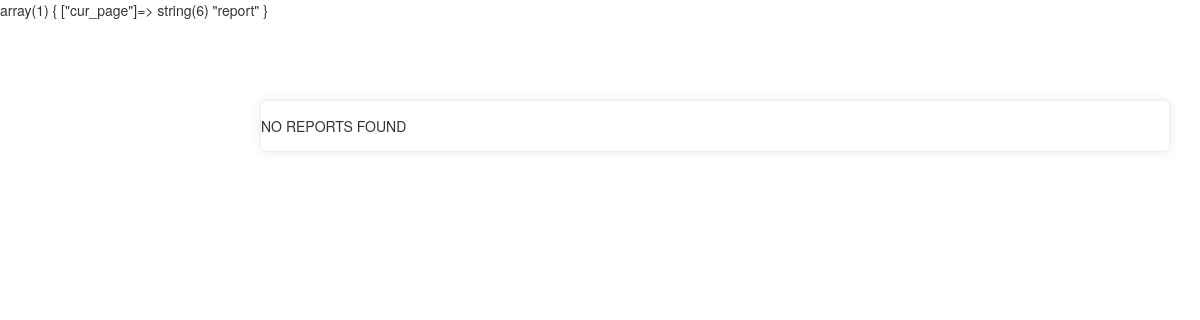
Before: /lo-admin/report.php with the older database file.
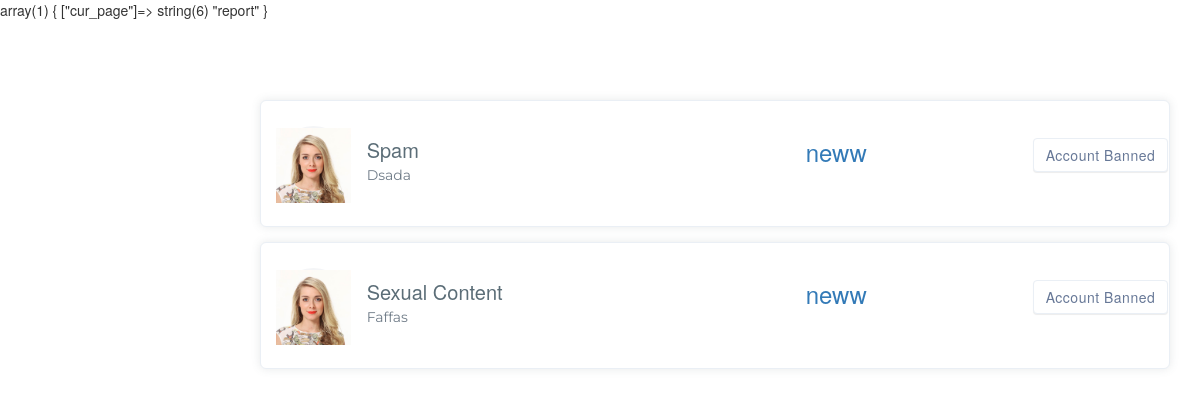
After: the same page with the newer database file.
### tables this page shows
CREATE TABLE `lo_tblreports` (
  `id` mediumint(10) UNSIGNED NOT NULL,
  `user_id` mediumint(10) UNSIGNED NOT NULL,
  `job_id` mediumint(10) UNSIGNED NOT NULL,
  `report_title` varchar(50) DEFAULT NULL,
  `report_desc` varchar(255) NOT NULL,
  `date_created` timestamp NOT NULL DEFAULT current_timestamp(),
  `date_updated` timestamp NOT NULL DEFAULT current_timestamp() ON UPDATE current_timestamp()
);

CREATE TABLE `lo_tblusers` (
  `id` mediumint(10) UNSIGNED NOT NULL,
  `user_fname` varchar(20) NOT NULL,
  `user_lname` varchar(20) NOT NULL,
  `user_email` varchar(150) NOT NULL,
  `user_contactNumber` bigint(10) UNSIGNED NOT NULL,
  `user_dob` timestamp NOT NULL DEFAULT current_timestamp() ON UPDATE current_timestamp(),
  `user_country` varchar(20) DEFAULT NULL,
  `user_state` varchar(30) DEFAULT NULL,
  `user_city` varchar(20) DEFAULT NULL,
  `user_address` varchar(100) DEFAULT NULL,
  `user_photo` varchar(200) DEFAULT NULL,
  `user_password` varchar(32) DEFAULT NULL,
  `user_gender` enum('M','F','N') DEFAULT NULL,
  `user_type` enum('A','O','J') NOT NULL DEFAULT 'J',
  `is_live` enum('Y','N') NOT NULL DEFAULT 'N',
  `is_deleted` enum('Y','N') NOT NULL DEFAULT 'N',
  `date_created` timestamp NOT NULL DEFAULT current_timestamp(),
  `date_updated` timestamp NOT NULL DEFAULT current_timestamp() ON UPDATE current_timestamp()
);

### config/settingsFiles.php (called while the page is built, shortened)
<?php
class settingsFiles
{
    public function get_header_admin($pageName = null)
    {
        require _DIR_ADMIN. "/header.php";
    }
    public function get_footer_admin($data=true)
    {
        require _DIR_ADMIN . "/footer.php";
    }
}

### lo-admin/etc/validToAdminDash.php (called while the page is built, shortened)
<?php
class validToAdminDash
{
    private $report_sql = "SELECT u.id as 'uid', u2.user_fname as 'f_name', pu.org_name as 'org_name', u2.is_deleted as 'user_delete', rep.id as 'rid',rep.* FROM lo_tblreports as rep  INNER JOIN lo_tbljobs as job ON job.id = rep.job_id  INNER JOIN lo_tblusers as u2 ON job.user_id = u2.id INNER JOIN lo_tblusers as u ON rep.user_id =u.id INNER JOIN lo_tblprofileuser pu on u2.id = pu.user_id ORDER BY rep.date_created ASC";
    private $conn = '';
    public function setConn($conn)
    {
        $this->conn = $conn;
    }
    public function getReports(){
        try{
            $stmt=$this->conn->prepare($this->report_sql);
            $stmt->execute();
            $rep= $stmt->fetchAll(PDO::FETCH_ASSOC);
            $ret=$rep;
        }catch(PDOException $e){
            $ret = "Error in report data";
        }
        return $ret;
    }
}

### lo-admin/report.php (the view, shortened to what this page needs)
<?php
require "../config/settingsFiles.php";
$configFiles = new settings();
$configFiles->get_required_files();
$pageName             = "Manage Reports" . SITE_NAME;
$configFiles->get_header_admin($pageName);
require _DIR_ADMIN."/etc/validToAdminDash.php";
$db =new db();
$rep = new validToAdminDash();
$rep->setConn($db->getConn());
$res = $rep->getReports();
?>
<div class="page-wrapper">
    <div class="content">
        <?php
            if($res && count($res)>0):
                foreach ($res as $vall):
        ?>
        <div class="item-click">
            <article>
                <div class="brows-job-list">
                    <div class="col-md-1 col-sm-2 small-padding">
                        <div class="brows-job-company-img">
                            <a href="job-detail.html"><img src="assets/img/client-5.jpg" class="img-responsive" alt=""/></a>
                        </div>
                    </div>
                    <div class="col-md-6 col-sm-5">
                        <div class="brows-job-position">
                            <a href="job-apply-detail.html"><h3><?php echo $vall['report_title']; ?></h3></a>
                            <p>
                              <?php echo $vall['report_desc']; ?>
                            </p>
                        </div>
                    </div>
                    <div class="col-md-3 col-sm-3">
                        <div class="brows-job-location">
                            <?php
                            if($vall['org_name']!=NULL && !empty($vall['org_name'])){
                                $company = $vall['org_name'];
                            }else{
                                $company = $vall['f_name'];
                            }
                            ?>
                            <a href="#"><h3><?php echo $company; ?></h3></a>
                        </div>
                    </div>
                    <div class="col-md-2 col-sm-2">
                        <div class="brows-job-link">
                            <?php if($vall['user_delete']=='N'){
                               echo '<a href="#"  class="btn btn-default banne_user" data-toggle="modal"
                               data-target="#delete_organization" data-del-id="'. base64_encode($vall["uid"]).'" title="Bann">Bann</a>';
                            }else{
                                echo '<a href="#"  class="btn btn-default " data-del-id="'. base64_encode($vall["uid"]).'" title="Account is Banned">Account Banned</a>';
                            }?>
                        </div>
                    </div>
                </div>
            </article>
        </div>
        <?php endforeach;
        else:
                echo '<div class="item-click">
            <article>
                <div class="brows-job-list"> NO REPORTS FOUND </div></article></div>';
        endif; ?>
    </div>
</div>
<?php
$configFiles->get_footer_admin();
?>

### lo-admin/header.php (shortened to what this page needs)
<!DOCTYPE HTML>
<html lang="en">
<head>
    <link rel="stylesheet" type="text/css" href="<?php echo _ADMIN_HOME.'/assets/css/bootstrap.min.css';?>">
    <link rel="stylesheet" type="text/css" href="<?php echo _ADMIN_HOME.'/assets/css/font-awesome.min.css';?>">
    <link href="<?php echo _HOME . '/assets/css/jquery-ui.min.css'; ?>" rel="stylesheet">
    <?php if($_SESSION['cur_page']!='add'):?>
        <?php
        if(isset($_SESSION['cur_page']) && $_SESSION['cur_page']!=='index' ):    ?>
            <link rel="stylesheet" type="text/css" href="<?php echo _ADMIN_HOME .'/assets/css/select2.min.css';?>">
            <link rel="stylesheet" type="text/css" href="<?php echo _ADMIN_HOME .'/assets/css/bootstrap-datetimepicker.min.css';?>">
        <?php endif;?>
        <link rel="stylesheet" type="text/css" href="<?php echo _ADMIN_HOME.'/assets/css/style.css';?>">
        <link rel="stylesheet" type="text/css" href="<?php echo  _HOME.'/assets/css/style.css';?>">
    <?php else:?>
        <link rel="stylesheet" type="text/css" href="<?php echo  _HOME.'/assets/css/style.css';?>">
        <link href="<?php echo _HOME . '/assets/css/colors/green-style.css'; ?>" type="text/css" rel="stylesheet" id="jssDefault">
    <?php endif;?>
    <link rel="stylesheet" href="<?php echo _ADMIN_HOME.'/assets/plugins/css/plugins.css';?>">
</head>
<body>
<div class="main-wrapper">
    <?php
        var_dump($_SESSION);
    ?>

### lo-admin/footer.php (shortened to what this page needs)
</div>
<link href="<?php echo _HOME . '/assets/css/custom_style.css'; ?>" rel="stylesheet">
</body>
</html>

Changed rows visible on the page:
added lo_tblreports: report_title "Spam", report_desc "Dsada", lo_tblusers.user_fname "neww"
added lo_tblreports: report_title "Sexual Content", report_desc "Faffas", lo_tblusers.user_fname "neww"
Other visible differences:
text no longer shown: "NO REPORTS FOUND"
